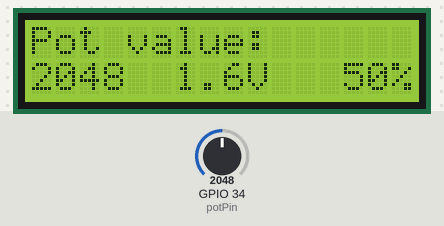
The sketch below on a simulated ESP32. Parts: 16×2 character LCD. The inputs (shaded band) are chosen by the test bench; at power-on: GPIO 34 (potPin) = 2048 (analog values on the 0–4095 scale).

Above: at 1.2 s.
1.3 s: GPIO 34 (potPin) set to 2866
At 1.8 s:
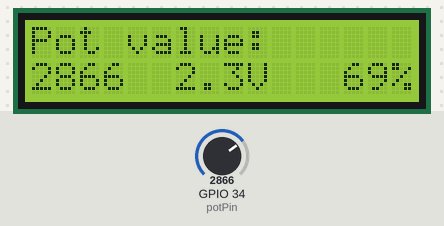
2.8 s: GPIO 34 (potPin) set to 3603
At 3.8 s:
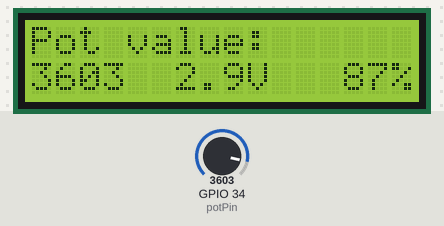
4.3 s: GPIO 34 (potPin) set to 4095
At 5.7 s:
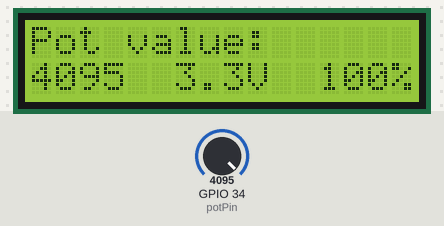
Timing chart, 0 to 7.3 s (numbered marks = the images above; inputs shaded):
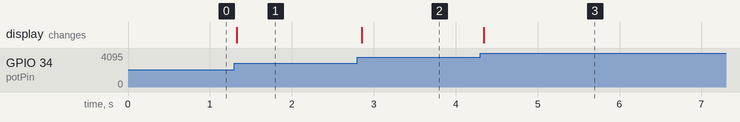

The sketch:

E6-POT-LCD.ino
```cpp
#include <Arduino.h>
#include <LiquidCrystal_I2C.h>

// Initialize the LCD
LiquidCrystal_I2C lcd(0x27, 16, 2);

// Define ADC for pin 34
const int potPin = 34;

// Use 12 bit precision for LEDC timer and ADC
const int resolution = 12;

// Buffer for LCD display
char buf[17];

void setup() {
    // Initialize the LCD
    lcd.init();
    lcd.backlight();

    // Set attenuation for full range (0-3.3V)
    analogSetAttenuation(ADC_11db);

    // Set ADC resolution to 12 bits (0-4095)
    analogReadResolution(resolution);
}

void loop() {
    // Read analog value
    int analogValue = analogRead(potPin);
    int analogMV = analogReadMilliVolts(potPin);

    // Print header on line 1
    lcd.setCursor(0, 0);
    sprintf(buf, "Pot value:");
    lcd.print(buf);

    // Map ADC value to percentage (0 - 100%)
    int percentValue = map(analogValue, 0, 4095, 0, 100);

    // Map ADC to voltage (0-3.3V)
    float voltageValue = (float)analogMV / 1000.0;

    // Print raw and mapped values on line 2
    lcd.setCursor(0, 1);
    sprintf(buf, "%4d  %1.1fV  %3d%%", analogValue, voltageValue, percentValue);
    lcd.print(buf);

    // Small delay to avoid flickering
    delay(10);
}
```

Measured:
- after the input at 1.3 s, the display: changes at once (image 1)
- after the input at 2.8 s, the display: changes after 0.05 s (image 2)
- after the input at 4.3 s, the display: changes at once (image 3)
